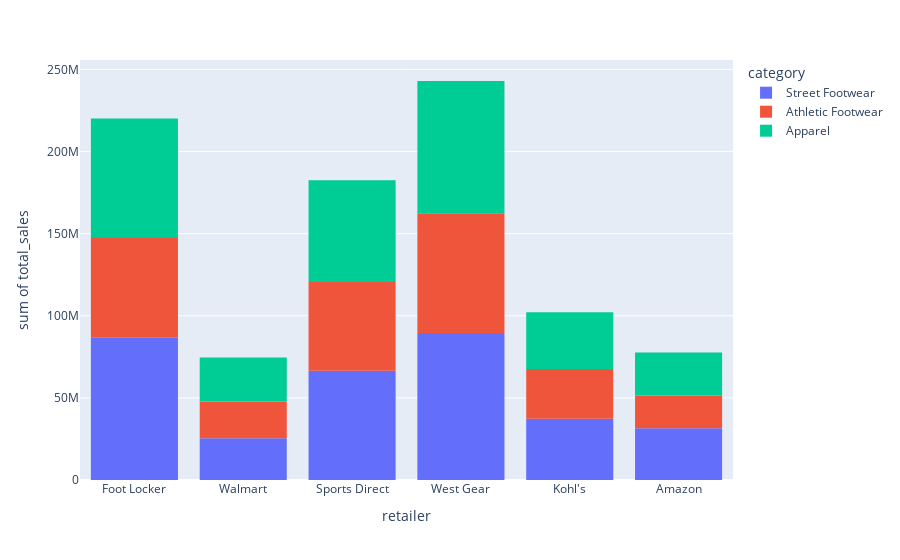

The cell this chart's notebook holds for it:
### Code cell
px.histogram(sales,x=sales['retailer'],y=sales['total_sales'],color=sales['category'],labels={'sum of total_sales':'Total Sales'})

### Figure 1 — Plotly figure (JSON) as saved in the notebook; plotly's stock layout.template omitted (floating-point values rounded to 4 significant figures; data arrays with more than 128 entries replaced by an {"elided": "..."} marker saying what was removed)
{"data": [{"alignmentgroup": "True", "bingroup": "x", "histfunc": "sum", "hovertemplate": "category=Street Footwear<br>retailer=%{x}<br>sum of total_sales=%{y}<extra></extra>", "legendgroup": "Street Footwear", "marker": {"color": "#636efa", "pattern": {"shape": ""}}, "name": "Street Footwear", "offsetgroup": "Street Footwear", "orientation": "v", "showlegend": true, "type": "histogram", "x": {"elided": "3218 str values"}, "xaxis": "x", "y": {"elided": "3218 int values"}, "yaxis": "y"}, {"alignmentgroup": "True", "bingroup": "x", "histfunc": "sum", "hovertemplate": "category=Athletic Footwear<br>retailer=%{x}<br>sum of total_sales=%{y}<extra></extra>", "legendgroup": "Athletic Footwear", "marker": {"color": "#EF553B", "pattern": {"shape": ""}}, "name": "Athletic Footwear", "offsetgroup": "Athletic Footwear", "orientation": "v", "showlegend": true, "type": "histogram", "x": {"elided": "3216 str values"}, "xaxis": "x", "y": {"elided": "3216 int values"}, "yaxis": "y"}, {"alignmentgroup": "True", "bingroup": "x", "histfunc": "sum", "hovertemplate": "category=Apparel<br>retailer=%{x}<br>sum of total_sales=%{y}<extra></extra>", "legendgroup": "Apparel", "marker": {"color": "#00cc96", "pattern": {"shape": ""}}, "name": "Apparel", "offsetgroup": "Apparel", "orientation": "v", "showlegend": true, "type": "histogram", "x": {"elided": "3214 str values"}, "xaxis": "x", "y": {"elided": "3214 int values"}, "yaxis": "y"}], "layout": {"barmode": "relative", "legend": {"title": {"text": "category"}, "tracegroupgap": 0}, "margin": {"t": 60}, "xaxis": {"anchor": "y", "domain": [0, 1], "title": {"text": "retailer"}}, "yaxis": {"anchor": "x", "domain": [0, 1], "title": {"text": "sum of total_sales"}}}}
